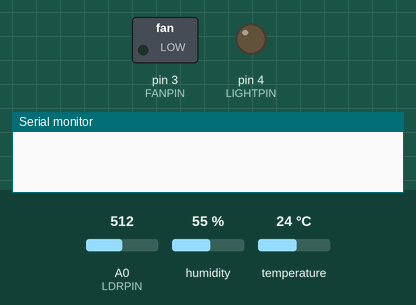
Simulated run of this sketch. Board: Arduino Uno, built with avr-gcc and run on an emulated ATmega328P. Parts: switched loads named in the sketch (green lamp = pin HIGH), output pins drawn as LEDs (lit = HIGH), the last lines printed to the serial monitor. The inputs (shaded band) are chosen by the test bench; at power-on: temperature 24 °C, A0 (LDRPIN) = 512, humidity 55 %.

Above: at 3.2 s.
3.3 s: temperature set to 34 °C
14.3 s: temperature set to 37 °C
At 22.0 s:
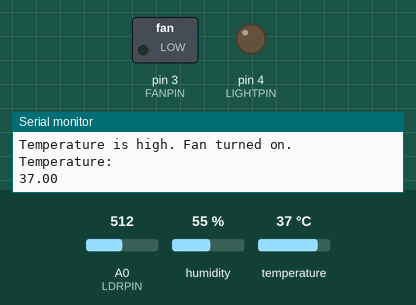
22.7 s: temperature set to 12 °C
At 30.1 s:
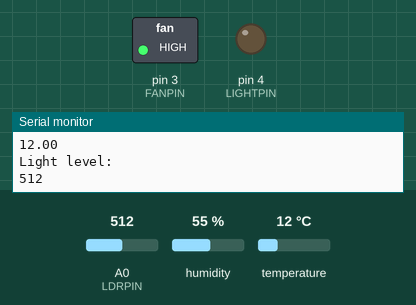
30.8 s: A0 (LDRPIN) set to 105
38.5 s: A0 (LDRPIN) set to 92
At 46.2 s:
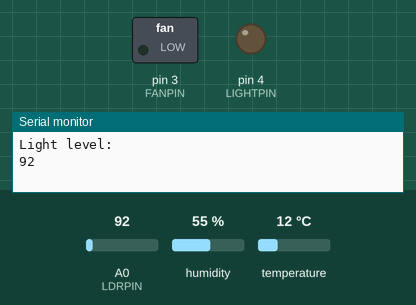
46.9 s: A0 (LDRPIN) set to 110
At 54.2 s:
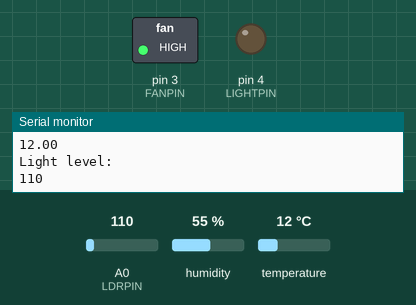
Timing chart, 0 to 55.7 s (numbered marks = the images above; inputs shaded):
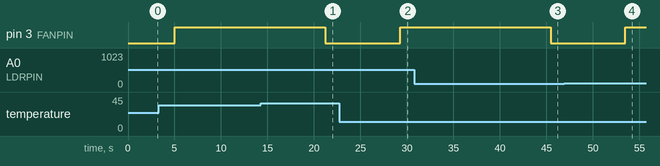

Measured:
- the behaviour switches between 100 and 99 on A0 (LDRPIN) (found by bisection; images 2 and 3)
- after the input at 14.3 s, pin 3 (FANPIN): HIGH → LOW after 6.9 s
- after the input at 22.7 s, pin 3 (FANPIN): LOW → HIGH after 6.6 s
- after the input at 38.5 s, pin 3 (FANPIN): HIGH → LOW after 6.9 s
- after the input at 46.9 s, pin 3 (FANPIN): LOW → HIGH after 6.6 s

The sketch:

project_1.ino
```cpp
#include <DHT11.h>
#define DHTPIN 2  // DHT11 data pin connected to digital pin 2
#define DHTTYPE DHT11  // DHT11 sensor type

#define LDRPIN A0 // LDR analog pin connected to analog pin A0
#define FANPIN 3  // Fan relay control pin connected to digital pin 3
#define LIGHTPIN 4 // Light relay control pin connected to digital pin 4

DHT11 dht11(2);

void setup() {
  pinMode(FANPIN, OUTPUT);
  pinMode(LIGHTPIN, OUTPUT);
//  digitalWrite(FANPIN, LOW);  // initially turn off fan
  digitalWrite(LIGHTPIN, LOW); // initially turn off light
  Serial.begin(9600);
  delay(2000);
}

void loop() {
  float humidity = dht11.readHumidity();  // Read humidity value from DHT11 sensor
  float temperature = dht11.readTemperature(); // Read temperature value from DHT11 sensor
  int lightLevel = analogRead(LDRPIN); // Read light level from LDR sensor
  delay(2000);

  if (isnan(humidity) || isnan(temperature)) {
    Serial.println("Failed to read from DHT sensor!");
    return;
  }

  // Check if temperature is too high, turn on fan
  if (temperature > 35) { // Adjust this threshold as needed
    digitalWrite(FANPIN, LOW); // Turn on fan
    Serial.println("Temperature is high. Fan turned on.");
    Serial.println("Temperature: ");
    Serial.println(temperature);


  }  else if (lightLevel < 100){
    digitalWrite(FANPIN, LOW);
    Serial.println("Temperature is high due to higher light intensity.");
    Serial.println("Light level: ");
    Serial.println(lightLevel);


  } else {
    digitalWrite(FANPIN, HIGH);
    Serial.println("Both Temperature and Light level is low so fan turned off .");
    Serial.println("Temperature: ");
    Serial.println(temperature);
    Serial.println("Light level: ");
    Serial.println(lightLevel);

  }

//  // Check if light level is low, turn on light
//  if (lightLevel > 100) { // Adjust this threshold as needed
//    digitalWrite(LIGHTPIN, LOW); // Turn on light
//    Serial.println("Low light detected. Light turned on.");
//    Serial.println(lightLevel);
//  } else {
//    digitalWrite(LIGHTPIN, HIGH); // Turn off light
//    Serial.println("Sufficient light detected. Light turned off.");
//    Serial.println(lightLevel);
//
//  }

  delay(5000); // Adjust delay time as needed
}
```
